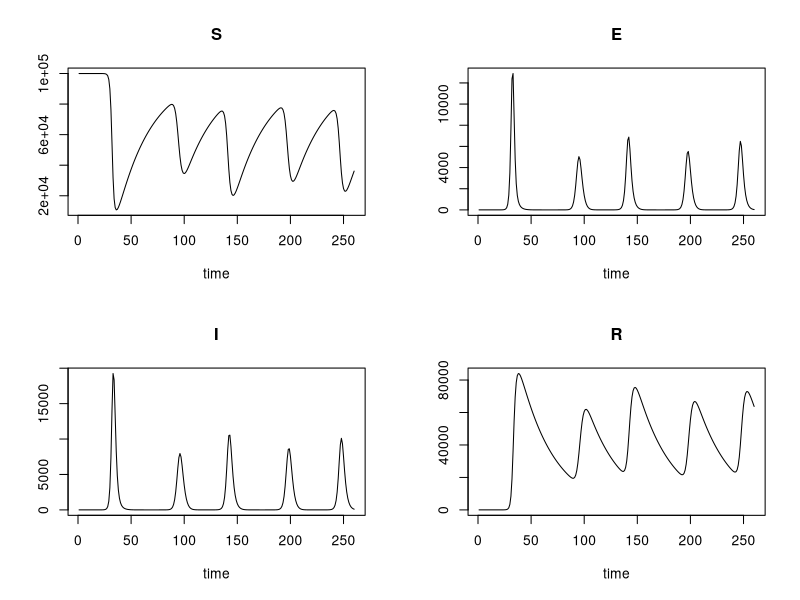
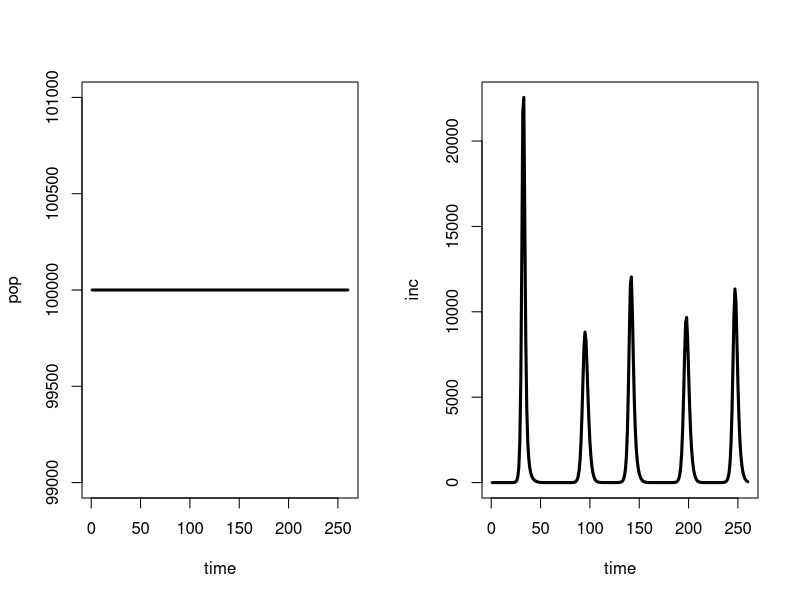
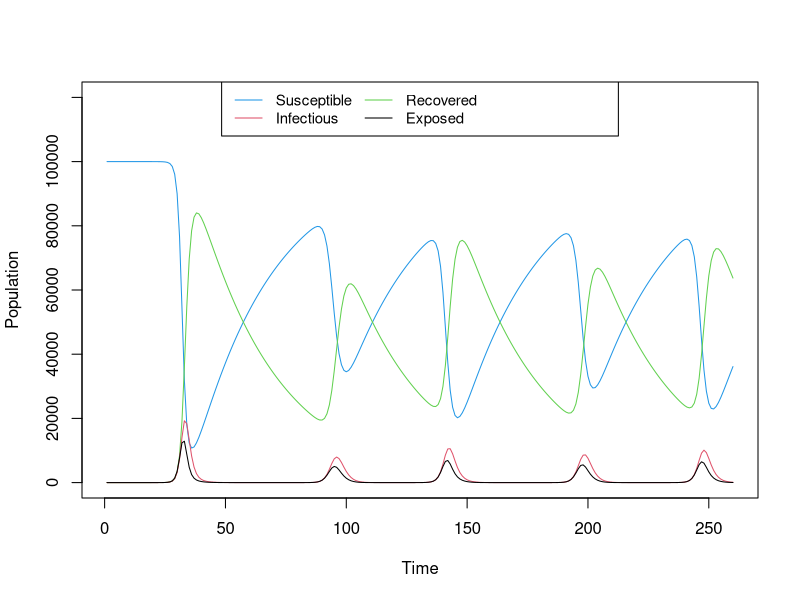

Recreate these plots in R, in order.
########################## #
#SEIR model for RSV-------
########################## #

setwd("/home/phuong/phuonght/gitKraken_project/RSV")

library(deSolve)

######################################### #
# MODEL SETTINGS                     ----
######################################### #
pop_size          <- 100000
num_days          <- 500
num_weeks         <- 52*5
R0                <- 3 
num_days_infected <- 6.7
num_days_exposed  <- 4
num_days_waning   <- 230
infected_seeds    <- 100

##  latency period: 4 days [2-6]
##  infectious period : 6.7 days [ 1-21], 10 days [7-12]
##  duration of immunity: 230 days / 200 days

######################################### #
# INITIALIZE PARAMETERS AND POPULATION ----
######################################### #
initP <- 100000 # population size
initE <- 1 # Exposed
initI <- 0 # Infectious
initR <- 0 # Immune
initS <- initP - initE - initI - initR # Susceptible
# set time frame
times      <- seq(1, num_weeks, by = 1)
# set initial health states
states <- c(S = initS, E = initE, I = initI, R = initR)
# set parameters
params     <- c(sigma = 7/ num_days_exposed, #rate of movement from latent to infectious stage
                gamma = 7/num_days_infected,  # recovery rate
                nu=  7/ num_days_waning,    # rate of loss of immunity
                eta = 1/(80*52),            # death rate 
                mu =1/(80*52),            # birth rate
                beta1=0.65,                  # the degree of seasonality, range [0,1],higher value stronger seasonal drivers
                phi=2.43,                    # phase shift?
                beta0=1.99,                  #average transmission rate
                R0 =3
                )  
                

######################################### #
# CREATE FUNCTION  to solve the equation             ----
######################################### #
# define a function for the ODE-solver with 3 function parameters (required)
#  * times  = current time point (not yet used here, in the absence of seasonality)
#  * states = current health states, to calculate updates
#  * params = epidemiogical parameters, used in the differential equations
#
# Note: updating the health states over time and keeping track of the changes, is handled by the
# ode-function of the 'deSolve' package.

# set up a function to solve the equations
RSV<-function(t, states, params) 
{
  with(as.list(c(states, params)),
       {
         
         # define variables
         P <- (S+E+I+R)
         beta <- beta0*(1+beta1*cos(2*pi*t/52+phi))
         lam <- beta*I/P
         
         
         # rate of change
         dS <- mu*P -lam*S + nu*R -eta*S
         dE <- lam*S - sigma*E - eta*E
         dI <- sigma*E - gamma*I - eta*I
         dR <- gamma*I - nu*R - eta*R
         
         # return the rate of change
         list(c(dS, dE, dI, dR))
       }
  ) 
  
}


# run the model
out <- ode(y = states, times = times, func = RSV, parms = params)
# a simple plot of the model output
plot(out)

# some more model outputs
# total population
pop<-out[,"S"]+out[,"E"]+out[,"I"]+out[,"R"]
# weekly incidence
inc <- params["sigma"]*out[,"E"]
# make a new panel
par(mfrow=c(1,2))
# more plots
time<-out[,"time"]
plot(time,pop,type='l',lwd=3)
plot(time,inc,type='l',lwd=3)

# convert the 'out' matrix into a data-frame (to enable the use of '$' to access a column by name)
out1 <- as.data.frame(out)
# plot susceptible class
par(mfrow = c(1,1))
plot(out1$S,
     type = 'l',
     xlab = paste('Time'),
     ylab = 'Population',
     ylim = c(0,120000),
     col  = 4)
lines(out1$R, col=3)
lines(out1$I, col=2)
lines(out1$E, col=1)

# add legend
legend(x      = 'top', 
       legend = c('Susceptible','Infectious','Recovered',"Exposed"), 
       col    = c(4,2,3,1), 
       lwd    = 1,
       ncol   = 3,
       cex    = 0.9)
